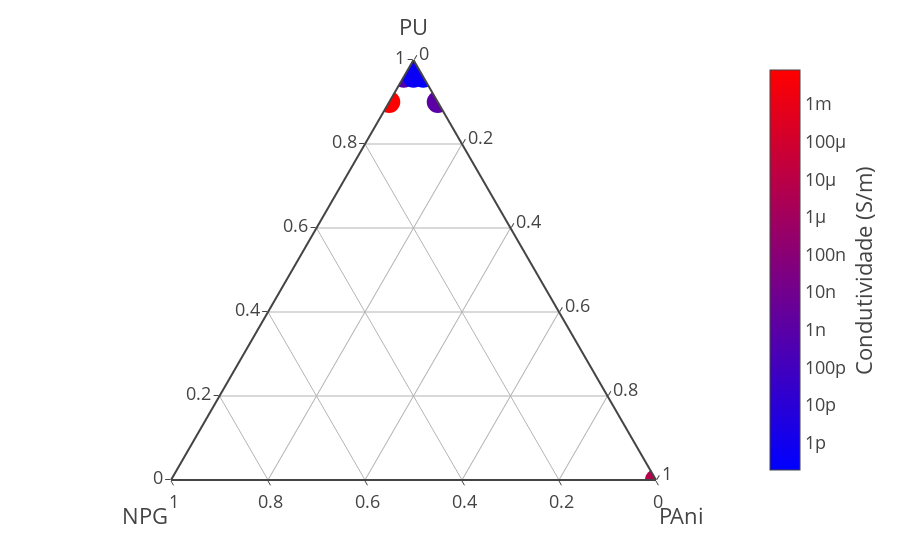

The notebook cell this image was saved under:
### Code cell
output['PU'] = 1,.99,.98,.96,.9,.96,.9,0,.96
output['EG'] = 0,.01,.02,.04,.1,0,0,0,.02
output['PAni'] = 0,0,.0,.0,0,.04,.1,1,.02

fig = px.scatter_ternary(output,
                         a="PU",
                         b="EG",
                         c="PAni",
                         hover_name="Descrição",
                         hover_data= {'PU': ':.0%',
                                      'EG': ':.0%',
                                      'PAni': ':.0%',
                                      'Condutividade': ':.2e',
                                      'Cond. Desv. Pad.': ':.1e'
                                     },
                         color="Condutividade_log",
                         color_continuous_scale = 'Bluered',
                         template = 'presentation'
                        )
fig.data[0].marker.size = 22
fig.data[0].marker.symbol = 'circle'
fig.update_layout({
        'ternary':
            {
            'sum':1,
            'aaxis':{'min': 0, 
                     'linewidth':2, 'ticks':'outside',
                     'title_text':'PU',
                     #'tickmode':'array','tickvals':[.98,.96,.94,.92]
                    },
            'baxis':{'min': 0, 
                     'linewidth':2, 'ticks':'outside',
                     'title_text':'NPG',
                     #'tickmode':'array','tickvals':[0,.02,.04,.06,.08]
                    },
            'caxis':{'min': 0, 
                     'linewidth':2, 'ticks':'outside',
                     'title_text':'PAni',
                     #'tickmode':'array','tickvals':[0,.02,.04,.06,.08]
                    }
            },
        'coloraxis': {'colorbar': {'title':{'text': 'Condutividade (S/m)',
                                            'side':'right',
                                           },
                                   'tickvals': [-3,-4,-5,-6,-7,-8,-9,-10,-11,-12,-13,-14,-15],
                                   'ticktext': ['1m','100µ','10µ','1µ','100n','10n','1n','100p','10p','1p','100f','10f','1f']
                                  }}})

### Figure 1 — Plotly figure (JSON) as saved in the notebook; plotly's stock layout.template omitted (floating-point values rounded to 4 significant figures)
{"data": [{"a": [1, 0.99, 0.98, 0.96, 0.9, 0.96, 0.9, 0, 0.96], "b": [0, 0.01, 0.02, 0.04, 0.1, 0, 0, 0, 0.02], "c": [0, 0, 0, 0, 0, 0.04, 0.1, 1, 0.02], "customdata": [[1, 0, 0, 1.708e-12, 1.228e-13], [0.99, 0.01, 0, 8.773e-13, 1.462e-13], [0.98, 0.02, 0, 1.454e-12, 2.108e-12], [0.96, 0.04, 0, 3.937e-10, 2.076e-12], [0.9, 0.1, 0, 0.008, 0.000287], [0.96, 0, 0.04, 1.883e-13, null], [0.9, 0, 0.1, 1.14e-09, null], [0, 0, 1, 6.803e-06, null], [0.96, 0.02, 0.02, 5.096e-13, null]], "hovertemplate": "<b>%{hovertext}</b><br><br>PU=%{customdata[0]:.0%}<br>EG=%{customdata[1]:.0%}<br>PAni=%{customdata[2]:.0%}<br>Condutividade=%{customdata[3]:.2e}<br>Cond. Desv. Pad.=%{customdata[4]:.1e}<br>Condutividade_log=%{marker.color}<extra></extra>", "hovertext": ["PU Puro", "PU + 1% NPG", "PU + 2% NPG", "PU + 4% NPG", "PU + 10% NPG", "PU + 4% PAni", "PU + 10% PAni", "PAni", "PU + 2% EG + 2% PAni"], "legendgroup": "", "marker": {"color": [-11.77, -12.06, -11.84, -9.405, -2.097, -12.73, -8.943, -5.167, -12.29], "coloraxis": "coloraxis", "size": 22, "symbol": "circle"}, "mode": "markers", "name": "", "showlegend": false, "subplot": "ternary", "type": "scatterternary"}], "layout": {"coloraxis": {"colorbar": {"ticktext": ["1m", "100µ", "10µ", "1µ", "100n", "10n", "1n", "100p", "10p", "1p", "100f", "10f", "1f"], "tickvals": [-3, -4, -5, -6, -7, -8, -9, -10, -11, -12, -13, -14, -15], "title": {"side": "right", "text": "Condutividade (S/m)"}}, "colorscale": [[0, "rgb(0,0,255)"], [1, "rgb(255,0,0)"]]}, "legend": {"tracegroupgap": 0}, "margin": {"t": 60}, "ternary": {"aaxis": {"linewidth": 2, "min": 0, "ticks": "outside", "title": {"text": "PU"}}, "baxis": {"linewidth": 2, "min": 0, "ticks": "outside", "title": {"text": "NPG"}}, "caxis": {"linewidth": 2, "min": 0, "ticks": "outside", "title": {"text": "PAni"}}, "domain": {"x": [0, 1], "y": [0, 1]}, "sum": 1}}}
